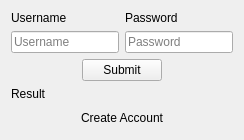
      <widget class="QWidget" name="login_page">
       <layout class="QVBoxLayout" name="verticalLayout_3">
        <item>
         <layout class="QHBoxLayout" name="login_horizontal_container">
          <item>
           <spacer name="horizontalSpacer">
            <property name="orientation">
             <enum>Qt::Horizontal</enum>
            </property>
            <property name="sizeHint" stdset="0">
             <size>
              <width>0</width>
              <height>0</height>
             </size>
            </property>
           </spacer>
          </item>
          <item>
           <layout class="QVBoxLayout" name="login_main_layout_2">
            <item>
             <layout class="QHBoxLayout" name="login_inputs">
              <item>
               <layout class="QVBoxLayout" name="login_username_layout">
                <item>
                 <widget class="QLabel" name="login_username_label">
                  <property name="text">
                   <string>Username</string>
                  </property>
                  <property name="buddy">
                   <cstring>login_username_input</cstring>
                  </property>
                 </widget>
                </item>
                <item>
                 <widget class="QLineEdit" name="login_username_input">
                  <property name="placeholderText">
                   <string>Username</string>
                  </property>
                 </widget>
                </item>
               </layout>
              </item>
              <item>
               <layout class="QVBoxLayout" name="login_password_layout">
                <item>
                 <widget class="QLabel" name="login_password_label">
                  <property name="text">
                   <string>Password</string>
                  </property>
                  <property name="buddy">
                   <cstring>login_password_input</cstring>
                  </property>
                 </widget>
                </item>
                <item>
                 <widget class="QLineEdit" name="login_password_input">
                  <property name="echoMode">
                   <enum>QLineEdit::Password</enum>
                  </property>
                  <property name="placeholderText">
                   <string>Password</string>
                  </property>
                 </widget>
                </item>
               </layout>
              </item>
             </layout>
            </item>
            <item>
             <layout class="QHBoxLayout" name="horizontalLayout_35">
              <item>
               <spacer name="horizontalSpacer_5">
                <property name="orientation">
                 <enum>Qt::Horizontal</enum>
                </property>
                <property name="sizeHint" stdset="0">
                 <size>
                  <width>0</width>
                  <height>0</height>
                 </size>
                </property>
               </spacer>
              </item>
              <item>
               <widget class="QPushButton" name="login_submit_button">
                <property name="text">
                 <string>Submit</string>
                </property>
               </widget>
              </item>
              <item>
               <spacer name="horizontalSpacer_36">
                <property name="orientation">
                 <enum>Qt::Horizontal</enum>
                </property>
                <property name="sizeHint" stdset="0">
                 <size>
                  <width>0</width>
                  <height>0</height>
                 </size>
                </property>
               </spacer>
              </item>
             </layout>
            </item>
            <item>
             <widget class="QLabel" name="login_success_output">
              <property name="text">
               <string>Result</string>
              </property>
              <property name="buddy">
               <cstring>login_submit_button</cstring>
              </property>
             </widget>
            </item>
           </layout>
          </item>
          <item>
           <spacer name="horizontalSpacer_2">
            <property name="orientation">
             <enum>Qt::Horizontal</enum>
            </property>
            <property name="sizeHint" stdset="0">
             <size>
              <width>0</width>
              <height>0</height>
             </size>
            </property>
           </spacer>
          </item>
         </layout>
        </item>
        <item>
         <spacer name="verticalSpacer_3">
          <property name="orientation">
           <enum>Qt::Vertical</enum>
          </property>
          <property name="sizeHint" stdset="0">
           <size>
            <width>0</width>
            <height>0</height>
           </size>
          </property>
         </spacer>
        </item>
        <item>
         <widget class="QPushButton" name="login_create_account_button">
          <property name="text">
           <string>Create Account</string>
          </property>
          <property name="flat">
           <bool>true</bool>
          </property>
         </widget>
        </item>
       </layout>
      </widget>
